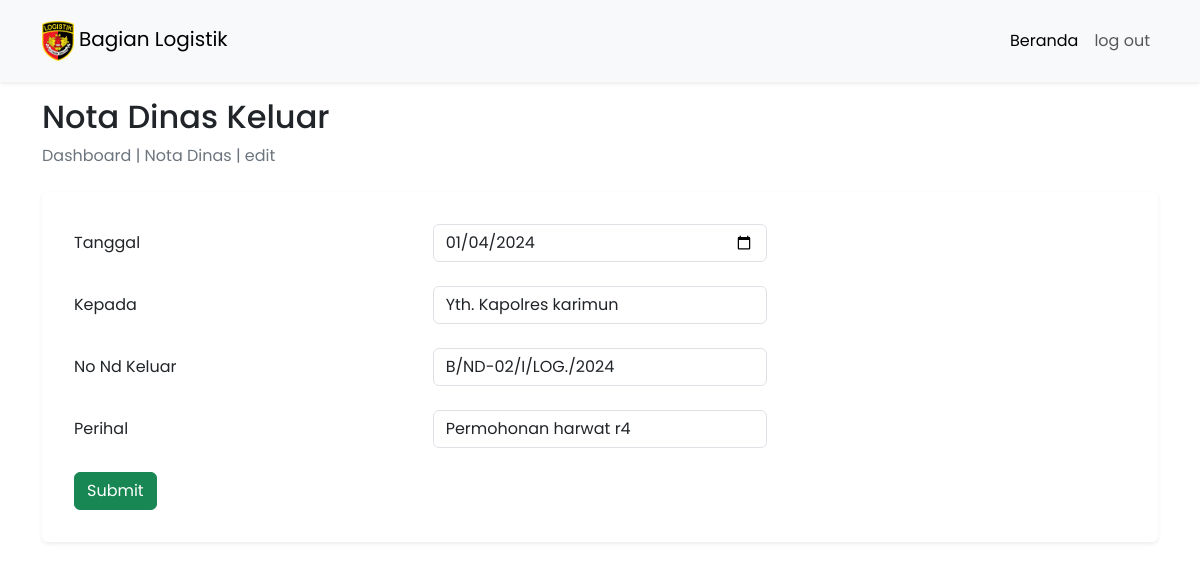
The page /ubah.php?id=47 (signed in) on the database its author committed.
### tables this page shows
CREATE TABLE `mahasiswa` (
  `id` int(11) NOT NULL,
  `kepada` varchar(100) DEFAULT NULL,
  `perihal` char(250) DEFAULT NULL,
  `no_ndkeluar` varchar(100) DEFAULT NULL,
  `tanggal` varchar(100) DEFAULT NULL
);

### functions.php (called while the page is built, shortened)
<?php
$conn = mysqli_connect("localhost", "root", "", "web_notadinas");
function query($query)
{
    global $conn;
    $result = mysqli_query($conn, $query);
    $rows = [];
    while ($row = mysqli_fetch_assoc($result)) {
        $rows[] = $row;
    }
    return $rows;
}

### ubah.php (the view, shortened to what this page needs)
<?php
require 'functions.php';
$id  = $_GET["id"];
$mhs = query("SELECT * FROM mahasiswa WHERE id = $id")[0];
?>
<!DOCTYPE html>
<html lang="en">
<head>
    <link href="https://cdn.jsdelivr.net/npm/bootstrap@5.3.2/dist/css/bootstrap.min.css" rel="stylesheet">
    <link rel="stylesheet" href="css/ubah.css">
    <link rel="stylesheet" href="https://cdn.jsdelivr.net/npm/bootstrap-icons@1.11.2/font/bootstrap-icons.min.css">
</head>
<body>
    <nav class="navbar navbar-expand-lg navbar-light bg-light shadow-sm p-3 mb-3">
        <div class="container">
            <a class="navbar-brand" href="#">
                <img src="img/logo.png" alt="Logo" height="40">
                Bagian Logistik
            </a>
            <div class="collapse navbar-collapse justify-content-end" id="navbarNav">
                <ul class="navbar-nav">
                    <li class="nav-item">
                        <a class="nav-link active" aria-current="page" href="index.php">Beranda</a>
                    </li>
                    <li class="nav-item">
                        <a class="nav-link" href="logout.php">log out</a>
                    </li>
                </ul>
            </div>
        </div>
    </nav>
    <section>
        <div class="container mb-4">
            <h2>Nota Dinas Keluar</h2>
            <p class="text-secondary">Dashboard | Nota Dinas | edit</p>
        </div>
    </section>
    <section>
        <div class="container">
            <div class="card p-3 shadow-sm">
                <div class="card-body">
                    <div class="row">
                        <div class="col-md-8">
                            <form action="" method="post" enctype="multipart/form-data">
                                <div class="mb-4 row">
                                    <label for="tanggal" class="col-sm-6 col-form-label">Tanggal</label>
                                    <div class="col-sm-6">
                                        <input type="date" class="form-control" id="tanggal" name="tanggal" required value="<?= $mhs['tanggal']; ?>">
                                    </div>
                                </div>
                                <div class="mb-4 row">
                                    <label for="kepada" class="col-sm-6 col-form-label">Kepada</label>
                                    <div class="col-sm-6">
                                        <input type="text" class="form-control" id="kepada" name="kepada" required value="<?= $mhs['kepada']; ?>">
                                    </div>
                                </div>
                                <div class="mb-4 row">
                                    <label for="no_ndkeluar" class="col-sm-6 col-form-label">No Nd Keluar</label>
                                    <div class="col-sm-6">
                                        <input type="text" class="form-control" id="no_ndkeluar" name="no_ndkeluar" required value="<?= $mhs['no_ndkeluar']; ?>">
                                    </div>
                                </div>
                                <div class="mb-4 row">
                                    <label for="perihal" class="col-sm-6 col-form-label">Perihal</label>
                                    <div class="col-sm-6">
                                        <input type="text" class="form-control" id="perihal" name="perihal" required value="<?= $mhs['perihal']; ?>">
                                    </div>
                                </div>
                                <button class="btn btn-success text-end d-flex" type="submit" name="submit">Submit</button>
                            </form>
                        </div>
                    </div>
                </div>
            </div>
        </div>
    </section>
</body>
</html>

### css/ubah.css (style rules this page uses)
* { font-family: 'Poppins', sans-serif; }
.card { border: none; }

### rows shown on the page
mahasiswa: tanggal "01/04/2024", kepada "Yth. Kapolres karimun", no_ndkeluar "B/ND-02/I/LOG./2024", perihal "Permohonan harwat r4"
